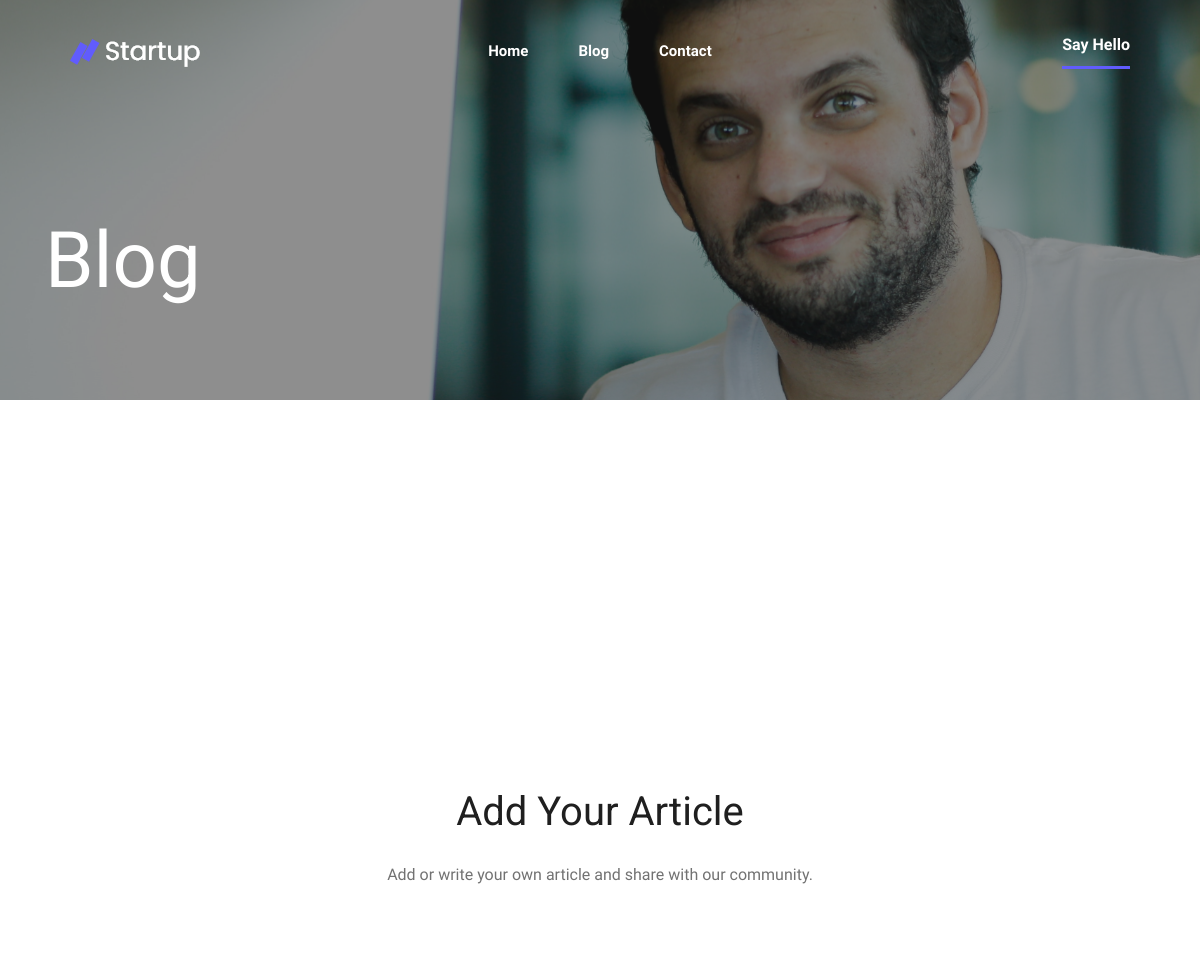
/blog (upper part), run on an earlier commit of the app's database.
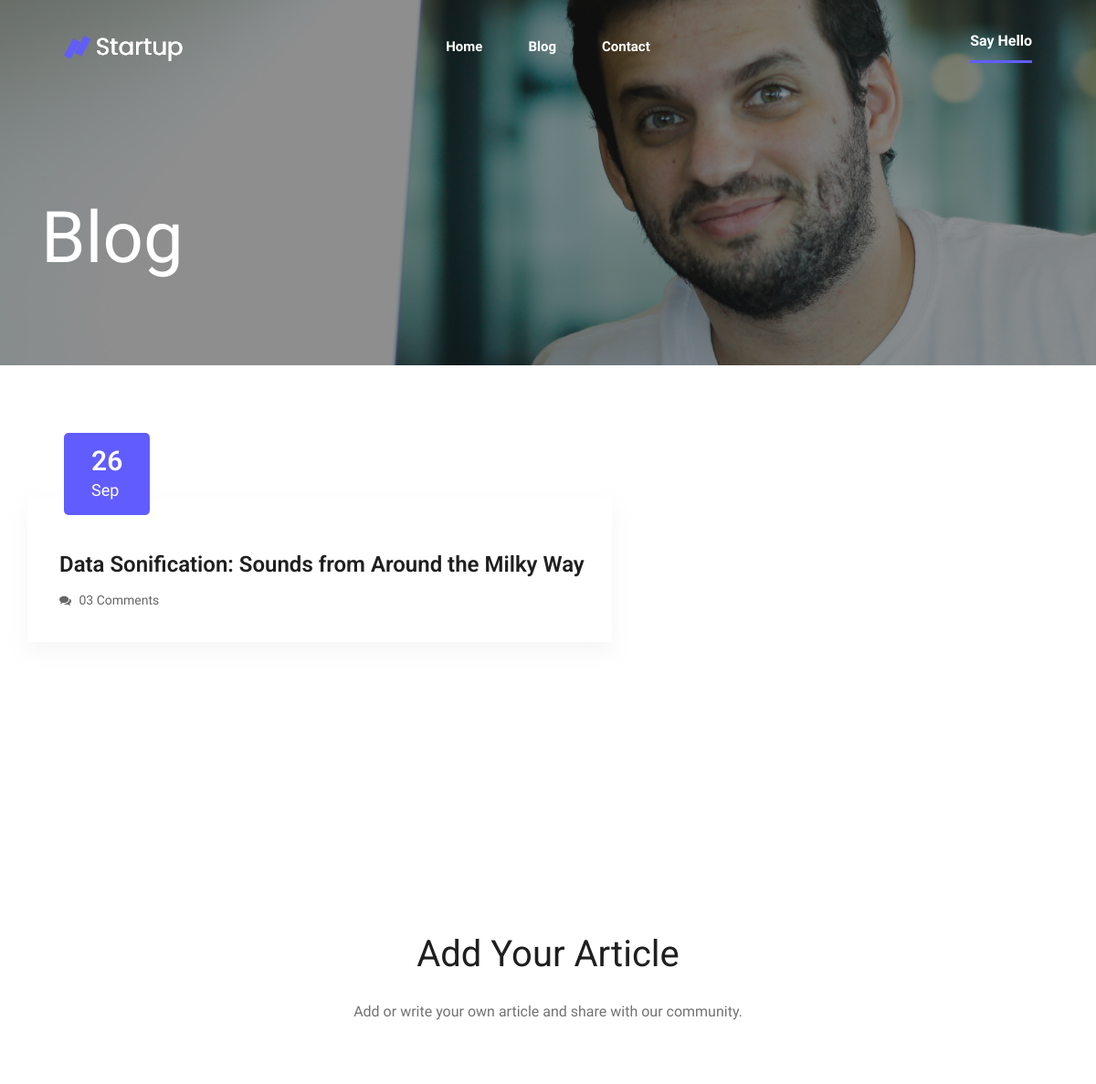
And on a later commit of the database.
### model.py (models this page shows)
class Blog(Base):
	__tablename__ = 'blog'
	id = Column(Integer, primary_key = True)
	title = Column(String)
	picture = Column(String)
	name = Column(String)
	text = Column(String)
	day = Column(String)
	month = Column(String)

### app.py (the view, shortened to what this page needs)
@app.route('/blog', methods=['GET', 'POST'])
def blog_page():
	return render_template("blog.html", blogs=return_all_blogs())

### databases.py (called while the page is built)
def return_all_blogs():
	blogs = session.query(Blog).all()
	return blogs

### templates/blog.html (shortened to what this page needs)
<!doctype html>
<html class="no-js" lang="zxx">
<head>
    <link rel="stylesheet" href="static/css/bootstrap.min.css">
    <link rel="stylesheet" href="static/css/owl.carousel.min.css">
    <link rel="stylesheet" href="static/css/magnific-popup.css">
    <link rel="stylesheet" href="static/css/font-awesome.min.css">
    <link rel="stylesheet" href="static/css/themify-icons.css">
    <link rel="stylesheet" href="static/css/nice-select.css">
    <link rel="stylesheet" href="static/css/flaticon.css">
    <link rel="stylesheet" href="static/css/gijgo.css">
    <link rel="stylesheet" href="static/css/animate.css">
    <link rel="stylesheet" href="static/css/slicknav.css">
    <link rel="stylesheet" href="static/css/style.css">
</head>
<body>
    <header>
        <div class="header-area ">
            <div id="sticky-header" class="main-header-area">
                <div class="container-fluid p-0">
                    <div class="row align-items-center no-gutters">
                        <div class="col-xl-2 col-lg-2">
                            <div class="logo-img">
                                <a href="index.html">
                                    <img src="static/img/logo.png" alt="">
                                </a>
                            </div>
                        </div>
                        <div class="col-xl-8 col-lg-8">
                            <div class="main-menu  d-none d-lg-block text-center">
                                <nav>
                                    <ul id="navigation">
                                        <li><a class="active" href="{{url_for('home_page')}}">home</a></li>
                                        <li><a href="{{url_for('blog_page')}}">blog</a></li>
                                        <li><a href="contact.html">Contact</a></li>
                                    </ul>
                                </nav>
                            </div>
                        </div>
                        <div class="col-lg-2 d-none d-lg-block">
                            <div class="log_chat_area d-flex align-items-end">
                                <a href="#" data-scroll-nav="0" class="say_hi">Say Hello</a>
                            </div>
                        </div>
                        <div class="col-12">
                        </div>
                    </div>
                </div>
            </div>
        </div>
    </header>
  <div class="bradcam_area breadcam_bg_3">
    <div class="container">
      <div class="row">
          <div class="col-xl-12">
              <div class="bradcam_text">
                  <h3>blog</h3>
              </div>
          </div>
      </div>
    </div>
  </div>
    <section class="blog_area section-padding">
        <div class="container">
            <div class="row">
                {%for blog in blogs%}
                    <article class="blog_item">
                        <div class="blog_item_img">
                            <a href=# class="blog_item_date">
                                <h3>{{blog.day}}</h3>
                                <p>{{blog.month}}</p>
                            </a>
                        </div>
                        <div class="blog_details">
                            <a class="d-inline-block" href="{{url_for('single_blog_page', blog_id = blog.id)}}">
                                <h2>{{blog.title}}</h2>
                            </a>
                            <ul class="blog-info-link">
                                <li><a href="#"><i class="fa fa-comments"></i> 03 Comments</a></li>
                            </ul>
                        </div>
                    </article>
                     {%endfor%}
            </div>
        </div>
    </section>
     <div data-scroll-index="0" class="get_in_tauch_area">
        <div class="container">
            <div class="row justify-content-center">
                <div class="col-lg-6">
                    <div class="section_title text-center mb-90">
                        <h3 class="wow fadeInUp" data-wow-duration="1s" data-wow-delay=".3s">Add Your Article</h3>
                        <p class="wow fadeInUp" data-wow-duration="1s" data-wow-delay=".4s">Add or write your own article and share with our community.</p>
                    </div>
                </div>
            </div>
        </div>
    </div>
</body>
</html>

What changed in the data, as far as the page shows it:
added Blog: day "26", month "Sep", title "Data Sonification: Sounds from Around the Milky Way"
